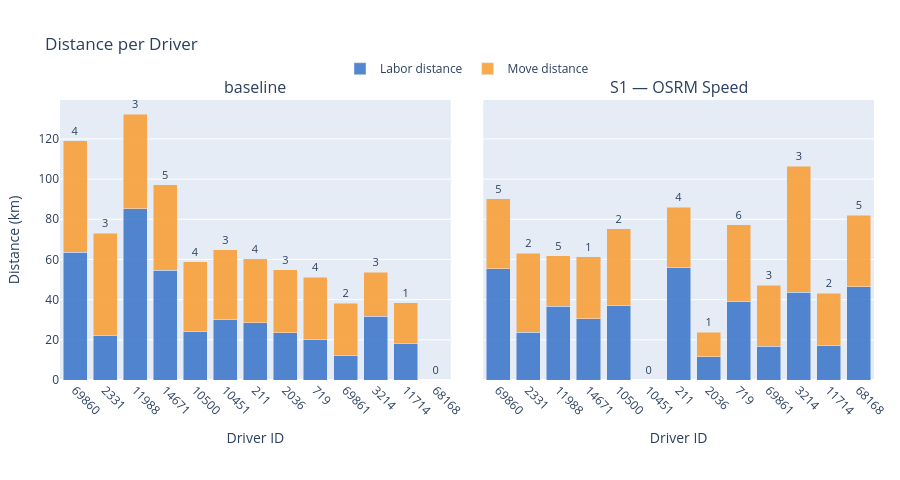

Source (notebook cell):
### Code cell
build_comparison_driver_figure(pair_s1_speed, "baseline", "S1 — OSRM Speed").show()

### Figure 1 — Plotly figure (JSON) as saved in the notebook; plotly's stock layout.template omitted (floating-point values rounded to 4 significant figures)
{"data": [{"hoverinfo": "text", "hovertext": ["Driver 69860<br>Labor: 63.67 km", "Driver 2331<br>Labor: 22.01 km", "Driver 11988<br>Labor: 85.23 km", "Driver 14671<br>Labor: 54.70 km", "Driver 10500<br>Labor: 24.05 km", "Driver 10451<br>Labor: 30.17 km", "Driver 211<br>Labor: 28.51 km", "Driver 2036<br>Labor: 23.48 km", "Driver 719<br>Labor: 20.13 km", "Driver 69861<br>Labor: 12.16 km", "Driver 3214<br>Labor: 31.84 km", "Driver 11714<br>Labor: 18.06 km", "Driver 68168<br>Labor: 0.00 km"], "legendgroup": "labor_dist", "marker": {"color": "rgba(55, 115, 200, 0.85)"}, "name": "Labor distance", "showlegend": true, "type": "bar", "x": ["69860", "2331", "11988", "14671", "10500", "10451", "211", "2036", "719", "69861", "3214", "11714", "68168"], "xaxis": "x", "y": [63.67, 22.01, 85.23, 54.7, 24.05, 30.17, 28.51, 23.48, 20.13, 12.16, 31.84, 18.06, 0], "yaxis": "y"}, {"hoverinfo": "text", "hovertext": ["Driver 69860<br>Move: 55.32 km", "Driver 2331<br>Move: 51.15 km", "Driver 11988<br>Move: 47.16 km", "Driver 14671<br>Move: 42.36 km", "Driver 10500<br>Move: 34.88 km", "Driver 10451<br>Move: 34.56 km", "Driver 211<br>Move: 31.85 km", "Driver 2036<br>Move: 31.37 km", "Driver 719<br>Move: 30.94 km", "Driver 69861<br>Move: 26.03 km", "Driver 3214<br>Move: 21.83 km", "Driver 11714<br>Move: 20.43 km", "Driver 68168<br>Move: 0.00 km"], "legendgroup": "move_dist", "marker": {"color": "rgba(250, 155, 45, 0.85)"}, "name": "Move distance", "showlegend": true, "text": ["4", "3", "3", "5", "4", "3", "4", "3", "4", "2", "3", "1", "0"], "textfont": {"size": 11}, "textposition": "outside", "type": "bar", "x": ["69860", "2331", "11988", "14671", "10500", "10451", "211", "2036", "719", "69861", "3214", "11714", "68168"], "xaxis": "x", "y": [55.32, 51.15, 47.16, 42.36, 34.88, 34.56, 31.85, 31.37, 30.94, 26.03, 21.83, 20.43, 0], "yaxis": "y"}, {"hoverinfo": "text", "hovertext": ["Driver 69860<br>Labor: 55.38 km", "Driver 2331<br>Labor: 23.69 km", "Driver 11988<br>Labor: 36.62 km", "Driver 14671<br>Labor: 30.38 km", "Driver 10500<br>Labor: 37.20 km", "Driver 10451<br>Labor: 0.00 km", "Driver 211<br>Labor: 56.13 km", "Driver 2036<br>Labor: 11.45 km", "Driver 719<br>Labor: 38.92 km", "Driver 69861<br>Labor: 16.82 km", "Driver 3214<br>Labor: 43.73 km", "Driver 11714<br>Labor: 17.32 km", "Driver 68168<br>Labor: 46.35 km"], "legendgroup": "labor_dist", "marker": {"color": "rgba(55, 115, 200, 0.85)"}, "name": "Labor distance", "showlegend": false, "type": "bar", "x": ["69860", "2331", "11988", "14671", "10500", "10451", "211", "2036", "719", "69861", "3214", "11714", "68168"], "xaxis": "x2", "y": [55.38, 23.69, 36.62, 30.38, 37.2, 0, 56.13, 11.45, 38.92, 16.82, 43.73, 17.32, 46.35], "yaxis": "y2"}, {"hoverinfo": "text", "hovertext": ["Driver 69860<br>Move: 34.86 km", "Driver 2331<br>Move: 39.47 km", "Driver 11988<br>Move: 25.18 km", "Driver 14671<br>Move: 30.99 km", "Driver 10500<br>Move: 38.17 km", "Driver 10451<br>Move: 0.00 km", "Driver 211<br>Move: 29.76 km", "Driver 2036<br>Move: 12.38 km", "Driver 719<br>Move: 38.28 km", "Driver 69861<br>Move: 30.23 km", "Driver 3214<br>Move: 62.78 km", "Driver 11714<br>Move: 25.91 km", "Driver 68168<br>Move: 35.71 km"], "legendgroup": "move_dist", "marker": {"color": "rgba(250, 155, 45, 0.85)"}, "name": "Move distance", "showlegend": false, "text": ["5", "2", "5", "1", "2", "0", "4", "1", "6", "3", "3", "2", "5"], "textfont": {"size": 11}, "textposition": "outside", "type": "bar", "x": ["69860", "2331", "11988", "14671", "10500", "10451", "211", "2036", "719", "69861", "3214", "11714", "68168"], "xaxis": "x2", "y": [34.86, 39.47, 25.18, 30.99, 38.17, 0, 29.76, 12.38, 38.28, 30.23, 62.78, 25.91, 35.71], "yaxis": "y2"}], "layout": {"annotations": [{"font": {"size": 16}, "showarrow": false, "text": "baseline", "x": 0.24, "xanchor": "center", "xref": "paper", "y": 1, "yanchor": "bottom", "yref": "paper"}, {"font": {"size": 16}, "showarrow": false, "text": "S1 — OSRM Speed", "x": 0.76, "xanchor": "center", "xref": "paper", "y": 1, "yanchor": "bottom", "yref": "paper"}], "barmode": "stack", "height": 480, "hovermode": "x", "legend": {"orientation": "h", "x": 0.5, "xanchor": "center", "y": 1.06, "yanchor": "bottom"}, "margin": {"b": 100, "l": 60, "r": 20, "t": 100}, "title": {"text": "Distance per Driver"}, "xaxis": {"anchor": "y", "domain": [0, 0.48], "tickangle": 45, "title": {"text": "Driver ID"}}, "xaxis2": {"anchor": "y2", "domain": [0.52, 1], "tickangle": 45, "title": {"text": "Driver ID"}}, "yaxis": {"anchor": "x", "domain": [0, 1], "title": {"text": "Distance (km)"}}, "yaxis2": {"anchor": "x2", "domain": [0, 1], "matches": "y", "showticklabels": false}}}
